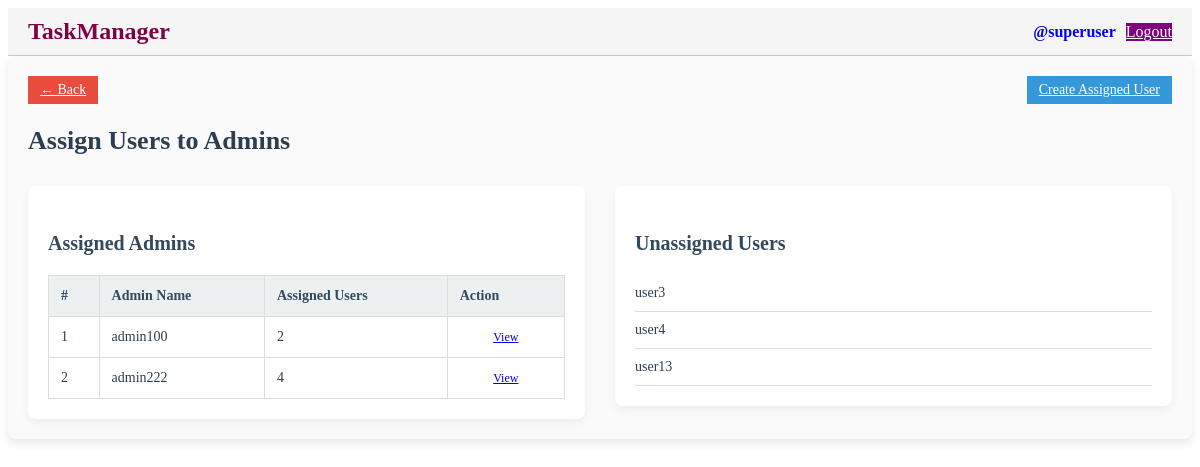
/assign-user/ (signed in), run on the app's committed database.
### taskmanager/models.py (models this page shows, shortened)
class CustomUser(AbstractBaseUser,PermissionsMixin):
    id = models.UUIDField(primary_key=True, default=uuid.uuid4, editable=False)
    username = models.CharField(max_length=30, unique=True, null=False, blank=False)
    password = models.CharField(max_length=30, null=False)
    role = models.CharField(max_length=30, choices=Role.choices, default=Role.USER)
    is_active = models.BooleanField(default=True)
    is_staff = models.BooleanField(default=False)
    is_superuser=models.BooleanField(default=False)
    USERNAME_FIELD = 'username'
    REQUIRED_FIELDS = []
    objects = CustomUserManager()

### taskmanager/views/task_assign_views.py (the view)
# urls.py: path('assign-user/', assign_user, name='assign_user'),
@login_required
def assign_user(request):
    assigned_admins_data = (
        AssignedUser.objects.values('admin')
        .annotate(count=Count('user'))
    )
    assigned_admins = []
    for item in assigned_admins_data:
        try:
            admin_obj = CustomUser.objects.get(id=item['admin'])
            assigned_admins.append({
                'admin': admin_obj,
                'count': item['count']
            })
        except CustomUser.DoesNotExist:
            continue
    assigned_user_ids = AssignedUser.objects.values_list('user_id', flat=True)
    unassigned_users = CustomUser.objects.filter(role=Role.USER).exclude(id__in=assigned_user_ids)
    return render(request, "assign_user.html", {
        "assigned_admins": assigned_admins,
        "unassigned_users": unassigned_users
    })

### taskmanager/templates/assign_user.html (shortened to what this page needs)
{% extends "base.html" %}
{% load static %}
{% block content %}
<div id="assignUserSection" class="list-section" style="max-width: 1200px; margin: 0 auto; padding: 20px; background-color: #fafafa; border-radius: 8px; box-shadow: 0 4px 10px rgba(0, 0, 0, 0.1);">
  <div class="top-bar" style="display: flex; justify-content: space-between; align-items: center; margin-bottom: 20px;">
    <a href="{% url 'admin_panel' %}" class="mui-btn mui-btn--raised back-btn" style="background-color: #e74c3c; color: white; font-size: 14px; padding: 6px 12px;">
      ← Back
    </a>
    <a href="{% url 'assign_user_create' %}" class="mui-btn mui-btn--raised create-btn" style="background-color: #3498db; color: white; font-size: 14px; padding: 6px 12px;">
      Create Assigned User
    </a>
  </div>
  <h2 style="font-size: 26px; color: #2c3e50; font-weight: bold;">Assign Users to Admins</h2>
  <div class="assign-container" style="display: flex; justify-content: space-between; gap: 30px; margin-top: 30px;">
    <div class="assigned-admins" style="flex: 1;">
      <div class="table-card" style="background-color: #ffffff; padding: 20px; border-radius: 8px; box-shadow: 0 4px 10px rgba(0, 0, 0, 0.05);">
        <h4 style="font-size: 20px; color: #34495e; margin-bottom: 20px;">Assigned Admins</h4>
        <table class="mui-table mui-table--bordered" style="width: 100%; border-collapse: collapse;">
          <thead>
            <tr style="background-color: #ecf0f1; text-align: left; font-size: 14px; color: #34495e;">
              <th style="padding: 12px; border: 1px solid #ddd;">#</th>
              <th style="padding: 12px; border: 1px solid #ddd;">Admin Name</th>
              <th style="padding: 12px; border: 1px solid #ddd;">Assigned Users</th>
              <th style="padding: 12px; border: 1px solid #ddd;">Action</th>
            </tr>
          </thead>
          <tbody>
            {% if assigned_admins %}
              {% for item in assigned_admins %}
              <tr style="background-color: #ffffff; font-size: 14px; color: #2c3e50;">
                <td style="padding: 12px; border: 1px solid #ddd;">{{ forloop.counter }}</td>
                <td style="padding: 12px; border: 1px solid #ddd;">{{ item.admin.username }}</td>
                <td style="padding: 12px; border: 1px solid #ddd;">{{ item.count }}</td>
                <td style="padding: 12px; border: 1px solid #ddd; text-align: center;">
                  <a href="{% url 'assign_user_detail' item.admin.id %}" class="mui-btn mui-btn--small mui-btn--primary" style="font-size: 12px; padding: 6px 12px;">
                    View
                  </a>
                </td>
              </tr>
              {% endfor %}
            {% else %}
              <tr>
                <td colspan="4" class="text-center" style="padding: 20px; text-align: center; font-size: 16px; color: #7f8c8d;">No assignments found.</td>
              </tr>
            {% endif %}
          </tbody>
        </table>
      </div>
    </div>
    <div class="unassigned-users" style="flex: 1;">
      <div class="table-card scrollable" style="background-color: #ffffff; padding: 20px; border-radius: 8px; box-shadow: 0 4px 10px rgba(0, 0, 0, 0.05);">
        <h4 style="font-size: 20px; color: #34495e; margin-bottom: 20px;">Unassigned Users</h4>
        <ul class="user-list" style="list-style-type: none; padding-left: 0; font-size: 14px; color: #2c3e50;">
          {% if unassigned_users %}
            {% for user in unassigned_users %}
              <li style="padding: 10px 0; border-bottom: 1px solid #ddd;">{{ user.username }}</li>
            {% endfor %}
          {% else %}
            <li style="padding: 10px 0; color: #7f8c8d;">No unassigned users available.</li>
          {% endif %}
        </ul>
      </div>
    </div>
  </div>
</div>
{% endblock %}

### taskmanager/templates/base.html (shortened to what this page needs)
{% load static %}
<!DOCTYPE html>
<html lang="en">
<head>
    <link href="{% static 'css/login.css' %}" rel="stylesheet">
    <link href="https://cdn.muicss.com/mui-0.10.3/css/mui.min.css" rel="stylesheet">
    <link href="{% static 'css/style.css' %}" rel="stylesheet">
</head>
<body>
    <div class="top-nav">
        <h2 class="logo">TaskManager</h2>
        {% if request.user.is_authenticated %}
        <div class="user-info">
            <span class="username">@{{ request.user.username }}</span>
            <a href="{% url 'logout' %}" class="mui-btn mui-btn--raised logout-btn">Logout</a>
        </div>
        {% endif %}
    </div>
    {% block content %}{% endblock %}
</body>
</html>

### taskmanager/static/css/style.css (style rules this page uses)
.top-nav { display: flex; justify-content: space-between; align-items: center; padding: 10px 20px; background: #f5f5f5; border-bottom: 1px solid #ccc; }
.logo { color: rgb(128, 0, 68); margin: 0; }
.user-info { display: flex; align-items: center; gap: 10px; }
.username { font-weight: bold; color: blue; }
.logout-btn { background-color: purple; color: white; }
.top-bar { display: flex; justify-content: space-between; align-items: center; margin-bottom: 20px; }
.back-btn { background-color: #ecf0f1; color: #34495e; }
.create-btn { background-color: #3498db; color: white; }
.assign-container { display: flex; gap: 30px; flex-wrap: wrap; }
.assigned-admins, .unassigned-users { min-width: 300px; }
.table-card { background: #fafafa; padding: 20px; border-radius: 10px; box-shadow: 0 4px 12px rgba(0, 0, 0, 0.05); }
.scrollable { max-height: 400px; overflow-y: auto; }
.user-list { list-style: none; padding-left: 0; margin: 0; }
.user-list li { padding: 10px; border-bottom: 1px solid #ddd; cursor: pointer; }

### data on the page
CustomUser: user.username "superuser"
CustomUser: admin.username "admin100", count "2"
CustomUser: admin.username "admin222", count "4"
CustomUser: username "user3"
CustomUser: username "user4"
CustomUser: username "user13"
